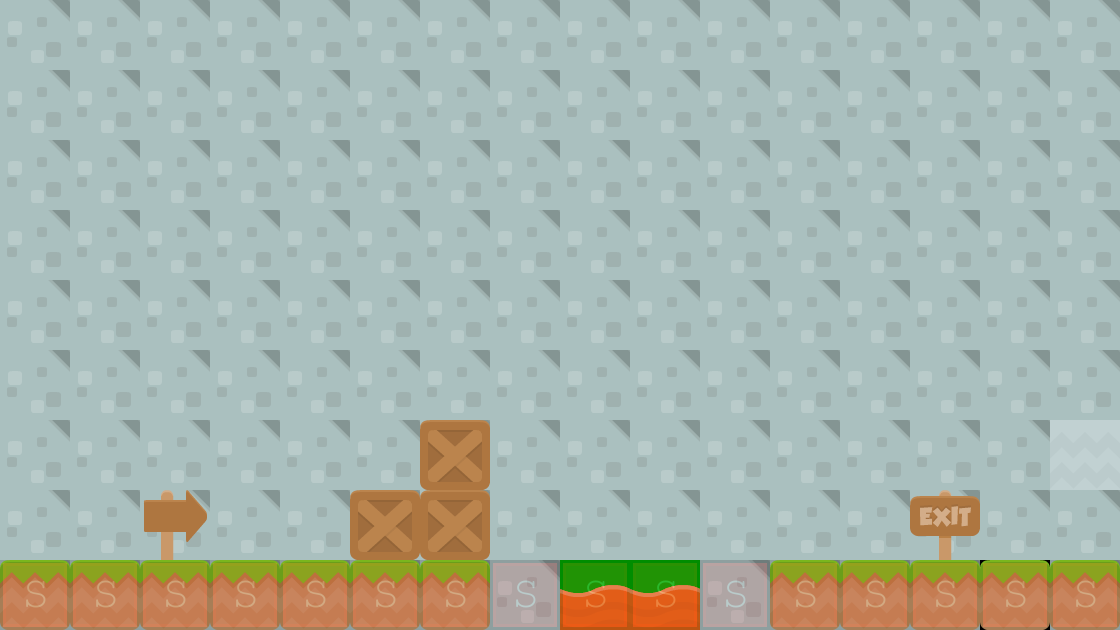

The image is a tile-based game level rendered from a .tmx file. Its description and source (layers, tilesets, objects; grid data summarised) follow:
An orthogonal 16x9 tile map with 70x70 px tiles, 5 tile layers (background2, background1, collision, background3, ...), 2 tilesets and 1 object (levelTrigger).

<map version="1.0" orientation="orthogonal" renderorder="right-down" width="16" height="9" tilewidth="70" tileheight="70" backgroundcolor="#00aa00">
 <tileset firstgid="1" name="background-tiles" tilewidth="70" tileheight="70">
  <image source="../img/background-tiles.png" width="910" height="910" />
 </tileset>
 <tileset firstgid="170" name="meta-tiles" tilewidth="70" tileheight="70">
  <image source="../img/meta-tiles.png" width="350" height="70" />
  <tile id="4">
   <properties>
    <property name="type" value="solid" />
   </properties>
  </tile>
 </tileset>
 <layer name="background2" width="16" height="9" opacity="0.99">
  <data>[144 cells, 144 non-empty, 3 distinct tile ids]</data>
 </layer>
 <layer name="background1" width="16" height="9">
  <data>[144 cells, 15 non-empty, 4 distinct tile ids]</data>
 </layer>
 <layer name="collision" width="16" height="9" opacity="0.17">
  <data>[144 cells, 16 non-empty, 1 distinct tile ids]</data>
 </layer>
 <objectgroup name="trigger-entities">
  <object name="levelTrigger" x="980" y="420" width="70" height="140">
   <properties>
    <property name="level" value="JoshuaLevel02" />
    <property name="xSpawn" value="400" />
    <property name="ySpawn" value="0" />
   </properties>
  </object>
 </objectgroup>
 <layer name="background3" width="16" height="9">
  <data>[144 cells, 0 non-empty, 0 distinct tile ids]</data>
 </layer>
 <layer name="forground" width="16" height="9">
  <data>[144 cells, 5 non-empty, 3 distinct tile ids]</data>
 </layer>
</map>
